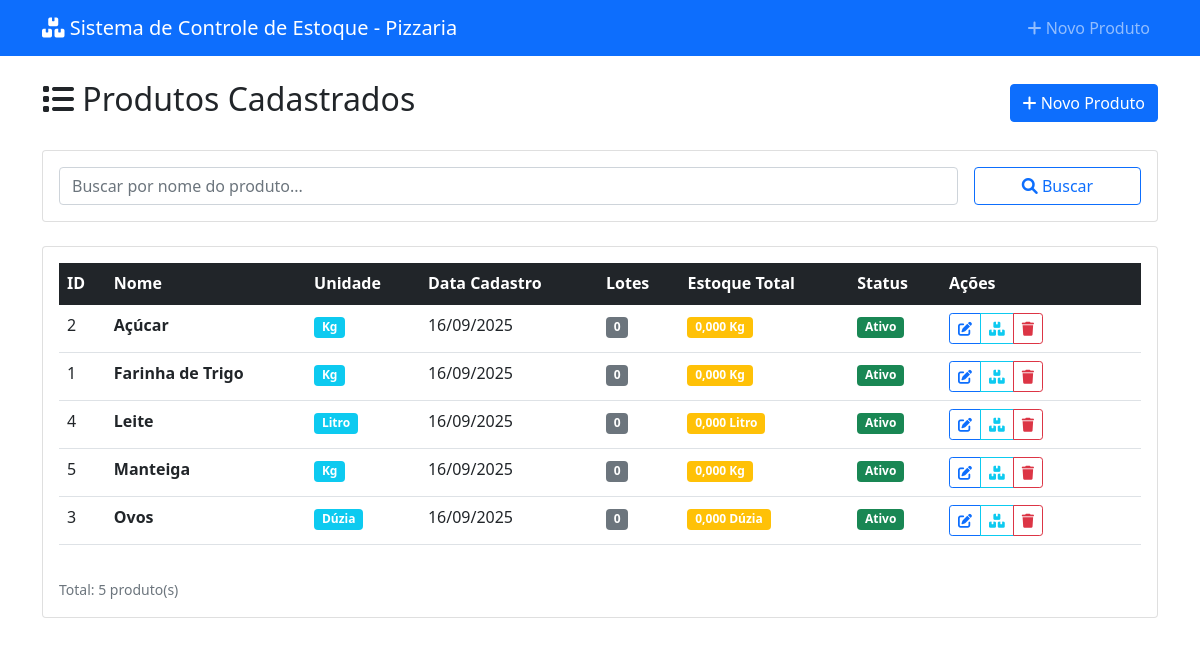
Page /pages/produtos/listar.php on the committed database.
### tables this page shows
CREATE TABLE IF NOT EXISTS produtos (
    id INT AUTO_INCREMENT PRIMARY KEY,
    nome VARCHAR(100) NOT NULL,
    unidade_medida VARCHAR(20) NOT NULL,
    ativo BOOLEAN DEFAULT TRUE,
    data_cadastro DATETIME DEFAULT CURRENT_TIMESTAMP,
    INDEX idx_nome (nome),
    INDEX idx_ativo (ativo)
);

### config/config.php (called while the page is built, shortened)
<?php
spl_autoload_register(function ($class_name) {
    $file = CLASSES_PATH . $class_name . '.php';
});
function formatDate($date, $format = DATE_FORMAT) {
    if ($date instanceof DateTime) {
        return $date->format($format);
    }
}
function formatNumber($number, $decimals = DECIMAL_PLACES) {
    return number_format((float)$number, $decimals, ',', '.');
}
function sanitizeInput($input) {
    return htmlspecialchars(trim($input), ENT_QUOTES, 'UTF-8');
}
?>

### classes/Database.php (called while the page is built, shortened)
<?php
class Database {
    private static $instance = null;
    private $connection;
    private function __construct() {
        try {
            $dsn = "mysql:host=" . DB_HOST . ";dbname=" . DB_NAME . ";charset=utf8mb4";
            $this->connection = new PDO($dsn, DB_USER, DB_PASS, [
                PDO::ATTR_ERRMODE => PDO::ERRMODE_EXCEPTION,
                PDO::ATTR_DEFAULT_FETCH_MODE => PDO::FETCH_ASSOC,
                PDO::ATTR_EMULATE_PREPARES => false,
                PDO::MYSQL_ATTR_INIT_COMMAND => "SET NAMES utf8mb4"
            ]);
        } catch (PDOException $e) {
            throw new Exception("Erro na conexão com o banco de dados: " . $e->getMessage());
        }
    }
    public static function getInstance() {
        if (self::$instance === null) {
            self::$instance = new self();
        }
        return self::$instance;
    }
    public function query($sql, $params = []) {
        try {
            $stmt = $this->connection->prepare($sql);
            $stmt->execute($params);
            if (stripos(trim($sql), 'SELECT') === 0) {
                return $stmt->fetchAll();
            }
            return true;
        } catch (PDOException $e) {
            debugLog("Erro na query: " . $e->getMessage(), ['sql' => $sql, 'params' => $params]);
            throw new Exception("Erro na execução da query: " . $e->getMessage());
        }
    }
    public function fetchOne($sql, $params = []) {
        try {
            $stmt = $this->connection->prepare($sql);
            $stmt->execute($params);
            return $stmt->fetch();
        } catch (PDOException $e) {
            debugLog("Erro na query fetchOne: " . $e->getMessage(), ['sql' => $sql, 'params' => $params]);
            throw new Exception("Erro na execução da query: " . $e->getMessage());
        }
    }
}
?>

### classes/Produto.php (called while the page is built, shortened)
<?php
class Produto {
    private $id;
    private $nome;
    private $unidadeMedida;
    private $ativo;
    private $dataCadastro;
    private $db;
    public function __construct($nome = null, $unidadeMedida = null, $tipoProduto = 'materia_prima') {
        $this->db = Database::getInstance();
        $this->ativo = true;
        $this->dataCadastro = new DateTime();
    }
    public function getId() { return $this->id; }
    public function getNome() { return $this->nome; }
    public function getUnidadeMedida() { return $this->unidadeMedida; }
    public function getDataCadastro() { return $this->dataCadastro; }
    public static function listarTodos($apenasAtivos = false) {
        try {
            $db = Database::getInstance();
            $sql = "SELECT * FROM produtos";
            $sql .= " ORDER BY nome";
            $results = $db->query($sql);
            $produtos = [];
            foreach ($results as $row) {
                $produto = new self();
                $produto->id = $row['id'];
                $produto->nome = $row['nome'];
                $produto->unidadeMedida = $row['unidade_medida'];
                $produto->ativo = (bool)$row['ativo'];
                $produto->dataCadastro = new DateTime($row['data_cadastro']);
                $produtos[] = $produto;
            }
            return $produtos;
        } catch (Exception $e) {
            debugLog("Erro ao listar produtos: " . $e->getMessage());
            return [];
        }
    }
    public function podeExcluir() {
        try {
            $sql = "SELECT COUNT(*) as total FROM lotes WHERE produto_id = :produto_id";
            $result = $this->db->fetchOne($sql, [':produto_id' => $this->id]);
            return $result['total'] == 0;
        } catch (Exception $e) {
            debugLog("Erro ao verificar se produto pode ser excluído: " . $e->getMessage(), $this);
            return false;
        }
    }
    public function isAtivo() {
        return $this->ativo;
    }
    public function podeSerExcluido() {
        return $this->podeExcluir();
    }
    public function getTotalLotes() {
        try {
            $sql = "SELECT COUNT(*) as total FROM lotes WHERE produto_id = :produto_id";
            $result = $this->db->fetchOne($sql, [':produto_id' => $this->id]);
            return (int)$result['total'];
        } catch (Exception $e) {
            debugLog("Erro ao contar lotes do produto: " . $e->getMessage(), $this);
            return 0;
        }
    }
    public function getEstoqueTotal() {
        try {
            $sql = "SELECT COALESCE(SUM(l.quantidade_comprada - COALESCE(p.total_usado, 0)), 0) as estoque_total
                    FROM lotes l
                    LEFT JOIN (
                        SELECT lote_id, SUM(quantidade_materia_prima_usada) as total_usado
                        FROM producao
                        GROUP BY lote_id
                    ) p ON l.id = p.lote_id
                    WHERE l.produto_id = :produto_id";
            $result = $this->db->fetchOne($sql, [':produto_id' => $this->id]);
            return (float)$result['estoque_total'];
        } catch (Exception $e) {
            debugLog("Erro ao calcular estoque total do produto: " . $e->getMessage(), $this);
            return 0;
        }
    }
}
?>

### pages/produtos/listar.php (the view, shortened to what this page needs)
<?php
require_once '../../config/config.php';
$busca = sanitizeInput($_GET['busca'] ?? '');
try {
    if ($busca) {
        $produtos = Produto::buscarPorNome($busca);
    } else {
        $produtos = Produto::listarTodos();
    }
} catch (Exception $e) {
    $erro = 'Erro ao carregar produtos: ' . $e->getMessage();
    $produtos = [];
}
?>
<!DOCTYPE html>
<html lang="pt-BR">
<head>
    <link href="https://cdn.jsdelivr.net/npm/bootstrap@5.1.3/dist/css/bootstrap.min.css" rel="stylesheet">
    <link href="https://cdnjs.cloudflare.com/ajax/libs/font-awesome/6.0.0/css/all.min.css" rel="stylesheet">
</head>
<body>
    <nav class="navbar navbar-expand-lg navbar-dark bg-primary">
        <div class="container">
            <a class="navbar-brand" href="../../index.php">
                <i class="fas fa-boxes"></i> <?php echo APP_NAME; ?>
            </a>
            <div class="navbar-nav ms-auto">
                <a class="nav-link" href="cadastrar.php">
                    <i class="fas fa-plus"></i> Novo Produto
                </a>
            </div>
        </div>
    </nav>
    <div class="container mt-4">
        <div class="d-flex justify-content-between align-items-center mb-4">
            <h2>
                <i class="fas fa-list"></i>
                Produtos Cadastrados
            </h2>
            <a href="cadastrar.php" class="btn btn-primary">
                <i class="fas fa-plus"></i> Novo Produto
            </a>
        </div>
        <div class="card mb-4">
            <div class="card-body">
                <form method="GET" class="row g-3">
                    <div class="col-md-10">
                        <input type="text"
                               class="form-control"
                               name="busca"
                               placeholder="Buscar por nome do produto..."
                               value="<?php echo htmlspecialchars($busca); ?>">
                    </div>
                    <div class="col-md-2">
                        <button type="submit" class="btn btn-outline-primary w-100">
                            <i class="fas fa-search"></i> Buscar
                        </button>
                    </div>
                </form>
            </div>
        </div>
        <div class="card">
            <div class="card-body">
                <?php if (empty($produtos)): ?>
                    <div class="text-center py-5">
                        <i class="fas fa-inbox fa-3x text-muted mb-3"></i>
                        <h5 class="text-muted">
                            <?php echo $busca ? 'Nenhum produto encontrado' : 'Nenhum produto cadastrado'; ?>
                        </h5>
                        <?php if (!$busca): ?>
                            <a href="cadastrar.php" class="btn btn-primary mt-3">
                                <i class="fas fa-plus"></i> Cadastrar Primeiro Produto
                            </a>
                        <?php endif; ?>
                    </div>
                <?php else: ?>
                    <div class="table-responsive">
                        <table class="table table-hover">
                            <thead class="table-dark">
                                <tr>
                                    <th>ID</th>
                                    <th>Nome</th>
                                    <th>Unidade</th>
                                    <th>Data Cadastro</th>
                                    <th>Lotes</th>
                                    <th>Estoque Total</th>
                                    <th>Status</th>
                                    <th width="200">Ações</th>
                                </tr>
                            </thead>
                            <tbody>
                                <?php foreach ($produtos as $produto): ?>
                                    <tr>
                                        <td><?php echo $produto->getId(); ?></td>
                                        <td>
                                            <strong><?php echo htmlspecialchars($produto->getNome()); ?></strong>
                                        </td>
                                        <td>
                                            <span class="badge bg-info">
                                                <?php echo htmlspecialchars($produto->getUnidadeMedida()); ?>
                                            </span>
                                        </td>
                                        <td><?php echo formatDate($produto->getDataCadastro()); ?></td>
                                        <td>
                                            <span class="badge bg-secondary">
                                                <?php echo $produto->getTotalLotes(); ?>
                                            </span>
                                        </td>
                                        <td>
                                            <?php
                                            $estoque = $produto->getEstoqueTotal();
                                            $corEstoque = $estoque > 0 ? 'success' : 'warning';
                                            ?>
                                            <span class="badge bg-<?php echo $corEstoque; ?>">
                                                <?php echo formatNumber($estoque); ?>
                                                <?php echo htmlspecialchars($produto->getUnidadeMedida()); ?>
                                            </span>
                                        </td>
                                        <td>
                                            <span class="badge bg-<?php echo $produto->isAtivo() ? 'success' : 'secondary'; ?>">
                                                <?php echo $produto->isAtivo() ? 'Ativo' : 'Inativo'; ?>
                                            </span>
                                        </td>
                                        <td>
                                            <div class="btn-group btn-group-sm">
                                                <a href="cadastrar.php?id=<?php echo $produto->getId(); ?>"
                                                   class="btn btn-outline-primary"
                                                   title="Editar">
                                                    <i class="fas fa-edit"></i>
                                                </a>
                                                <a href="../lotes/listar.php?produto_id=<?php echo $produto->getId(); ?>"
                                                   class="btn btn-outline-info"
                                                   title="Ver Lotes">
                                                    <i class="fas fa-boxes"></i>
                                                </a>
                                                <?php if ($produto->podeSerExcluido()): ?>
                                                    <button type="button"
                                                            class="btn btn-outline-danger"
                                                            title="Excluir"
                                                            onclick="confirmarExclusao(<?php echo $produto->getId(); ?>, '<?php echo addslashes($produto->getNome()); ?>')">
                                                        <i class="fas fa-trash"></i>
                                                    </button>
                                                <?php endif; ?>
                                            </div>
                                        </td>
                                    </tr>
                                <?php endforeach; ?>
                            </tbody>
                        </table>
                    </div>
                    <div class="mt-3">
                        <small class="text-muted">
                            Total: <?php echo count($produtos); ?> produto(s)
                        </small>
                    </div>
                <?php endif; ?>
            </div>
        </div>
    </div>
</body>
</html>

### rows in the picture
produtos: id "2", nome "Açúcar", unidade_medida "Kg", data_cadastro "16/09/2025", TotalLotes "0", estoque "0,000", ativo "Ativo"
produtos: id "1", nome "Farinha de Trigo", unidade_medida "Kg", data_cadastro "16/09/2025", TotalLotes "0", estoque "0,000", ativo "Ativo"
produtos: id "4", nome "Leite", unidade_medida "Litro", data_cadastro "16/09/2025", TotalLotes "0", estoque "0,000", ativo "Ativo"
produtos: id "5", nome "Manteiga", unidade_medida "Kg", data_cadastro "16/09/2025", TotalLotes "0", estoque "0,000", ativo "Ativo"
produtos: id "3", nome "Ovos", unidade_medida "Dúzia", data_cadastro "16/09/2025", TotalLotes "0", estoque "0,000", ativo "Ativo"

### other values in the picture
APP_NAME "Sistema de Controle de Estoque - Pizzaria"
count($produtos) "5"
